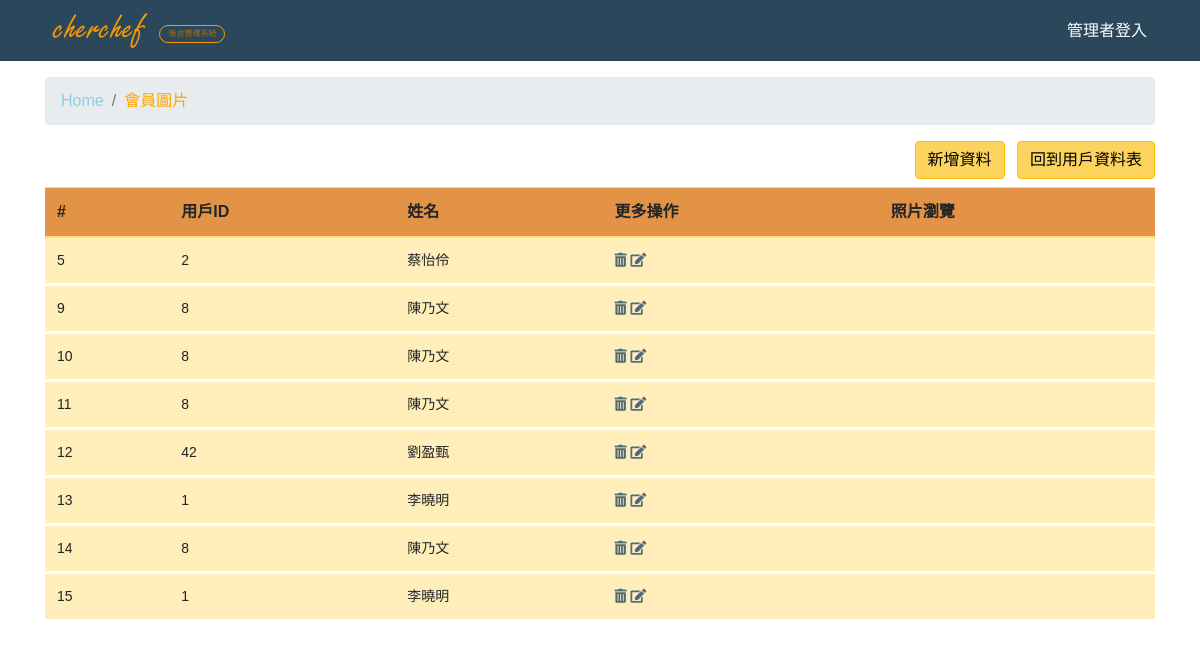
Screenshot of /Chef/clients_profile_pic.php with the database file from the repository.
### tables this page shows
CREATE TABLE `clients_profile_pics` (
  `sid` int(11) UNSIGNED NOT NULL,
  `clients_sid` int(255) UNSIGNED DEFAULT NULL,
  `file_name` varchar(255) NOT NULL
);

CREATE TABLE `clients` (
  `sid` int(11) NOT NULL,
  `name` varchar(255) NOT NULL,
  `gender` varchar(255) NOT NULL,
  `mobile` varchar(255) NOT NULL,
  `email` varchar(255) NOT NULL,
  `password` varchar(255) NOT NULL,
  `address` varchar(255) NOT NULL,
  `birthday` date NOT NULL,
  `profile_pic` varchar(255) NOT NULL,
  `kitchen_pics` varchar(255) NOT NULL
);

### Chef/clients_profile_pic.php (the view, shortened to what this page needs)
<?php
require __DIR__.'/connect.php';
$t_sql = "SELECT COUNT(1) FROM clients_profile_pics";
$t_stmt = $pdo->query($t_sql);
$total_rows = $t_stmt->fetch(PDO::FETCH_NUM)[0];
$sql = sprintf("SELECT * FROM clients_profile_pics ORDER BY sid LIMIT %s, %s", 1, $total_rows);
$stmt = $pdo->query($sql);
$rows = $stmt->fetchAll(PDO::FETCH_ASSOC);
?>
<?php include __DIR__. '/_html_header.php' ?>
<?php include __DIR__. '/_navbar.php' ?>
<div class="container pt-3">
<nav aria-label="breadcrumb">
    <ol class="breadcrumb cyan lighten-4">
      <li class="breadcrumb-item"  ><a class="" style="color:skyblue;" href="index.php">Home</a></li>
      <li class="breadcrumb-item active" style="color:orange;">會員圖片</li>
    </ol>
  </nav>
<div class="row">
  <div class="col-lg-12">
    <div class="float-right mb-2">
      <a href="clients_profile_pic_insert.php"><button type="button" class="btn btn-warning mr-2">新增資料</button></a>
      <a href="clients_list.php"><button type="button" class="btn btn-warning">回到用戶資料表</button></a>
    </div>
  </div>
</div>
<div class="row">
<div class="col-lg-12 table-responsive card-list-table">
<table class="table table-warning table-hover"
             data-locale="zh-TW"
             data-toggle="table"
             data-pagination="true"
             data-page-list="[10, 25, 50, 100, 200, All]"
             data-sort-order="desc"
             data-search="true"
             data-search-align="left"
             data-pagination-pre-text="上一頁"
             data-pagination-next-text="下一頁"
             data-buttons-class="warning"
             data-buttons-toolbar=".buttons-toolbar"
            >
<thead class="bg-warning text-nowrap">
<tr>
    <th scope="col" data-sortable="true">#</th>
    <th scope="col" data-sortable="true">用戶ID</th>
    <th scope="col" data-sortable="true">姓名</th>
    <th scope="col">更多操作</th>
    <th scope="col">照片瀏覽</th>
</tr>
  </thead>
  <tbody>
  <?php foreach($rows as $row):?>
    <tr class="form_data_font_style">
      <td data-title="#"><?=$row['sid']?></td>
   <?php
   $stmt2 = $pdo->prepare("SELECT * FROM clients WHERE sid=?");
   $stmt2->execute([$row['clients_sid']]);
   $user = $stmt2->fetch(PDO::FETCH_ASSOC);
   ?>
      <td data-title="用戶ID"><?=$row['clients_sid']?></td>
      <td data-title="姓名"><?=$user['name']?></td>
     <td data-title="更多操作">
     <a href="javascript: delete_it(<?= $row['sid'] ?>,'<?= $row['file_name']?>')"><i class="fas fa-trash-alt"></i></a>
     <a href="clients_profile_pic_edit.php?sid=<?= $row['sid'] ?>"><i class="fas fa-edit"></i></a></td>
     <td data-title="照片瀏覽">
      </td>
    </tr>
<?php endforeach; ?>
  </tbody>
</table>
</div>
</div>
</div>
<?php include __DIR__. '/_html_footer.php';  ?>

### Chef/main.css (style rules this page uses)
* { font-family: 'Noto Sans TC', sans-serif; }
.table { margin: 0; }
.form_data_font_style { font-size: 14px; font-family: Arial, Helvetica, sans-serif, "微軟正黑體"; }
nav a { color: white; }
table a { color: #506c80; }
html { margin: 0; padding: 0; width: 100% }
body { margin: 0; padding: 0; width: 100%; background-size: cover; height: 100vh; display: table; }
.table-warning td { border-color: #fff !important; border-bottom: 3px solid #fff; }
.btn-warning { color: #000; background-color: #fbd35d !important; }
.table-warning thead { background: #e29346 !important; }

### rows the page displays
clients_profile_pics: sid "5", clients_sid "2", clients.name "蔡怡伶"
clients_profile_pics: sid "9", clients_sid "8", clients.name "陳乃文"
clients_profile_pics: sid "10", clients_sid "8", clients.name "陳乃文"
clients_profile_pics: sid "11", clients_sid "8", clients.name "陳乃文"
clients_profile_pics: sid "12", clients_sid "42", clients.name "劉盈甄"
clients_profile_pics: sid "13", clients_sid "1", clients.name "李曉明"
clients_profile_pics: sid "14", clients_sid "8", clients.name "陳乃文"
clients_profile_pics: sid "15", clients_sid "1", clients.name "李曉明"
